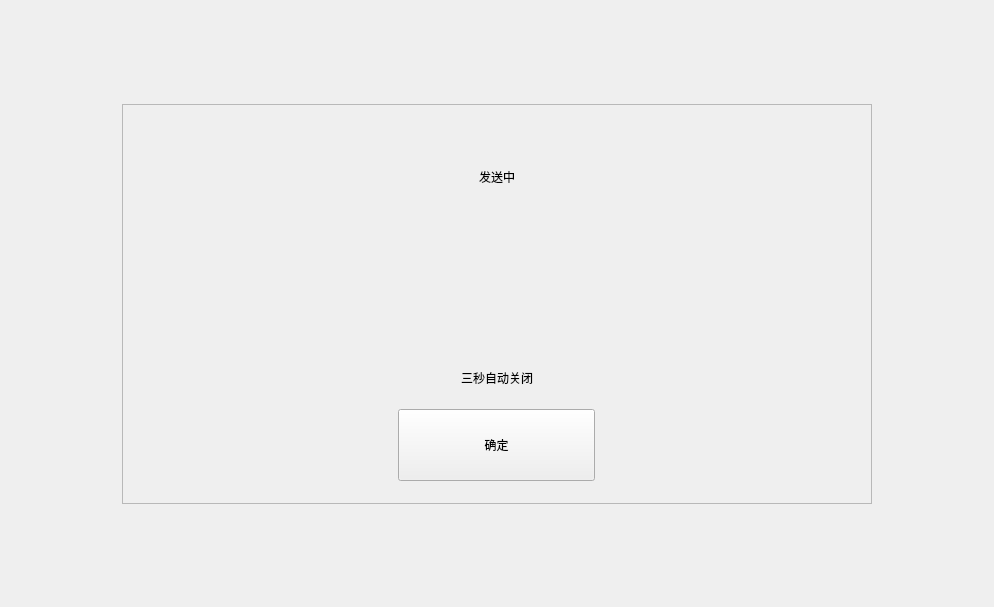
<?xml version="1.0" encoding="UTF-8"?>
<ui version="4.0">
 <class>SYProcessingDlg</class>
 <widget class="QWidget" name="SYProcessingDlg">
  <property name="geometry">
   <rect>
    <x>0</x>
    <y>0</y>
    <width>994</width>
    <height>607</height>
   </rect>
  </property>
  <property name="windowTitle">
   <string>SimLaparo</string>
  </property>
  <layout class="QVBoxLayout" name="verticalLayout_2">
   <item>
    <spacer name="verticalSpacer_4">
     <property name="orientation">
      <enum>Qt::Vertical</enum>
     </property>
     <property name="sizeHint" stdset="0">
      <size>
       <width>20</width>
       <height>87</height>
      </size>
     </property>
    </spacer>
   </item>
   <item>
    <layout class="QHBoxLayout" name="horizontalLayout_2">
     <item>
      <spacer name="horizontalSpacer_4">
       <property name="orientation">
        <enum>Qt::Horizontal</enum>
       </property>
       <property name="sizeHint" stdset="0">
        <size>
         <width>40</width>
         <height>20</height>
        </size>
       </property>
      </spacer>
     </item>
     <item>
      <widget class="QFrame" name="frame">
       <property name="minimumSize">
        <size>
         <width>750</width>
         <height>400</height>
        </size>
       </property>
       <property name="maximumSize">
        <size>
         <width>1100</width>
         <height>900</height>
        </size>
       </property>
       <property name="frameShape">
        <enum>QFrame::StyledPanel</enum>
       </property>
       <property name="frameShadow">
        <enum>QFrame::Raised</enum>
       </property>
       <layout class="QVBoxLayout" name="verticalLayout" stretch="0,0">
        <property name="spacing">
         <number>0</number>
        </property>
        <property name="leftMargin">
         <number>0</number>
        </property>
        <property name="topMargin">
         <number>0</number>
        </property>
        <property name="rightMargin">
         <number>0</number>
        </property>
        <property name="bottomMargin">
         <number>0</number>
        </property>
        <item>
         <layout class="QVBoxLayout" name="verticalLayout_4">
          <property name="spacing">
           <number>0</number>
          </property>
          <item>
           <spacer name="verticalSpacer">
            <property name="orientation">
             <enum>Qt::Vertical</enum>
            </property>
            <property name="sizeType">
             <enum>QSizePolicy::Fixed</enum>
            </property>
            <property name="sizeHint" stdset="0">
             <size>
              <width>20</width>
              <height>54</height>
             </size>
            </property>
           </spacer>
          </item>
          <item>
           <widget class="QLabel" name="lb_title">
            <property name="minimumSize">
             <size>
              <width>500</width>
              <height>35</height>
             </size>
            </property>
            <property name="maximumSize">
             <size>
              <width>16777215</width>
              <height>35</height>
             </size>
            </property>
            <property name="text">
             <string>发送中</string>
            </property>
            <property name="alignment">
             <set>Qt::AlignCenter</set>
            </property>
           </widget>
          </item>
          <item>
           <spacer name="verticalSpacer_7">
            <property name="orientation">
             <enum>Qt::Vertical</enum>
            </property>
            <property name="sizeType">
             <enum>QSizePolicy::Fixed</enum>
            </property>
            <property name="sizeHint" stdset="0">
             <size>
              <width>0</width>
              <height>65</height>
             </size>
            </property>
           </spacer>
          </item>
          <item>
           <layout class="QHBoxLayout" name="horizontalLayout_4">
            <property name="spacing">
             <number>0</number>
            </property>
            <property name="leftMargin">
             <number>0</number>
            </property>
            <item>
             <widget class="QFrame" name="frame_taskbar">
              <property name="minimumSize">
               <size>
                <width>550</width>
                <height>0</height>
               </size>
              </property>
              <property name="maximumSize">
               <size>
                <width>550</width>
                <height>16777215</height>
               </size>
              </property>
              <layout class="QHBoxLayout" name="TitleLayout" stretch="0,0">
               <property name="spacing">
                <number>0</number>
               </property>
               <property name="leftMargin">
                <number>0</number>
               </property>
               <property name="topMargin">
                <number>0</number>
               </property>
               <property name="rightMargin">
                <number>0</number>
               </property>
               <property name="bottomMargin">
                <number>0</number>
               </property>
               <item>
                <widget class="QLabel" name="lb_processbar">
                 <property name="minimumSize">
                  <size>
                   <width>0</width>
                   <height>70</height>
                  </size>
                 </property>
                 <property name="maximumSize">
                  <size>
                   <width>550</width>
                   <height>70</height>
                  </size>
                 </property>
                 <property name="text">
                  <string/>
                 </property>
                </widget>
               </item>
               <item>
                <spacer name="horizontalSpacer">
                 <property name="orientation">
                  <enum>Qt::Horizontal</enum>
                 </property>
                 <property name="sizeHint" stdset="0">
                  <size>
                   <width>40</width>
                   <height>20</height>
                  </size>
                 </property>
                </spacer>
               </item>
              </layout>
             </widget>
            </item>
           </layout>
          </item>
          <item>
           <spacer name="verticalSpacer_6">
            <property name="orientation">
             <enum>Qt::Vertical</enum>
            </property>
            <property name="sizeType">
             <enum>QSizePolicy::Fixed</enum>
            </property>
            <property name="sizeHint" stdset="0">
             <size>
              <width>0</width>
              <height>40</height>
             </size>
            </property>
           </spacer>
          </item>
          <item>
           <widget class="QFrame" name="frame_sendto">
            <layout class="QHBoxLayout" name="horizontalLayout_3">
             <property name="spacing">
              <number>0</number>
             </property>
             <property name="leftMargin">
              <number>0</number>
             </property>
             <property name="topMargin">
              <number>0</number>
             </property>
             <property name="rightMargin">
              <number>0</number>
             </property>
             <property name="bottomMargin">
              <number>0</number>
             </property>
             <item>
              <widget class="QLabel" name="lb_content">
               <property name="text">
                <string>三秒自动关闭</string>
               </property>
               <property name="alignment">
                <set>Qt::AlignCenter</set>
               </property>
              </widget>
             </item>
            </layout>
           </widget>
          </item>
         </layout>
        </item>
        <item>
         <widget class="QFrame" name="frambottom">
          <layout class="QVBoxLayout" name="verticalLayout_3">
           <property name="spacing">
            <number>0</number>
           </property>
           <property name="leftMargin">
            <number>0</number>
           </property>
           <property name="topMargin">
            <number>0</number>
           </property>
           <property name="rightMargin">
            <number>0</number>
           </property>
           <property name="bottomMargin">
            <number>0</number>
           </property>
           <item>
            <layout class="QHBoxLayout" name="horizontalLayout">
             <item>
              <widget class="QPushButton" name="bt_conform">
               <property name="minimumSize">
                <size>
                 <width>197</width>
                 <height>72</height>
                </size>
               </property>
               <property name="maximumSize">
                <size>
                 <width>197</width>
                 <height>72</height>
                </size>
               </property>
               <property name="text">
                <string>确定</string>
               </property>
              </widget>
             </item>
            </layout>
           </item>
          </layout>
         </widget>
        </item>
       </layout>
      </widget>
     </item>
     <item>
      <spacer name="horizontalSpacer_3">
       <property name="orientation">
        <enum>Qt::Horizontal</enum>
       </property>
       <property name="sizeHint" stdset="0">
        <size>
         <width>40</width>
         <height>20</height>
        </size>
       </property>
      </spacer>
     </item>
    </layout>
   </item>
   <item>
    <spacer name="verticalSpacer_5">
     <property name="orientation">
      <enum>Qt::Vertical</enum>
     </property>
     <property name="sizeHint" stdset="0">
      <size>
       <width>20</width>
       <height>86</height>
      </size>
     </property>
    </spacer>
   </item>
  </layout>
 </widget>
 <resources/>
 <connections/>
</ui>
